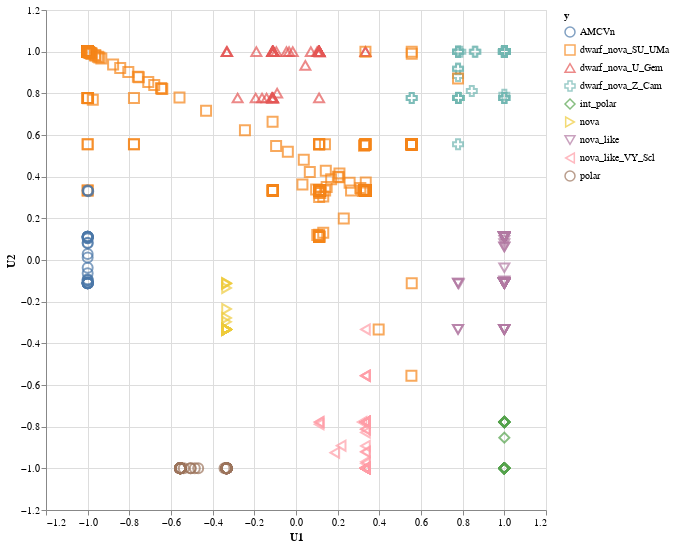

Notebook cell for this chart:
### Code cell
alt.Chart(mean_u_labels, width=500, height=500).mark_point(size=100).encode(
    x='U1', 
    y='U2',
    color= 'y',
    shape='y',
    tooltip=['y']
    # opacity=alt.condition(selection, alt.value(1), alt.value(0.2))
    )

### Figure 1 — Vega-Lite specification as saved in the notebook (floating-point values rounded to 4 significant figures; data arrays with more than 128 entries replaced by an {"elided": "..."} marker saying what was removed)
{"config": {"view": {"continuousWidth": 300, "continuousHeight": 300}}, "data": {"name": "data-5068e640ca747daee63444c58402d7ef"}, "mark": {"type": "point", "size": 100}, "encoding": {"color": {"field": "y", "type": "nominal"}, "shape": {"field": "y", "type": "nominal"}, "tooltip": [{"field": "y", "type": "nominal"}], "x": {"field": "U1", "type": "quantitative"}, "y": {"field": "U2", "type": "quantitative"}}, "height": 500, "width": 500, "$schema": "https://vega.github.io/schema/vega-lite/v5.8.0.json", "datasets": {"data-5068e640ca747daee63444c58402d7ef": {"elided": "1007 records"}}}
